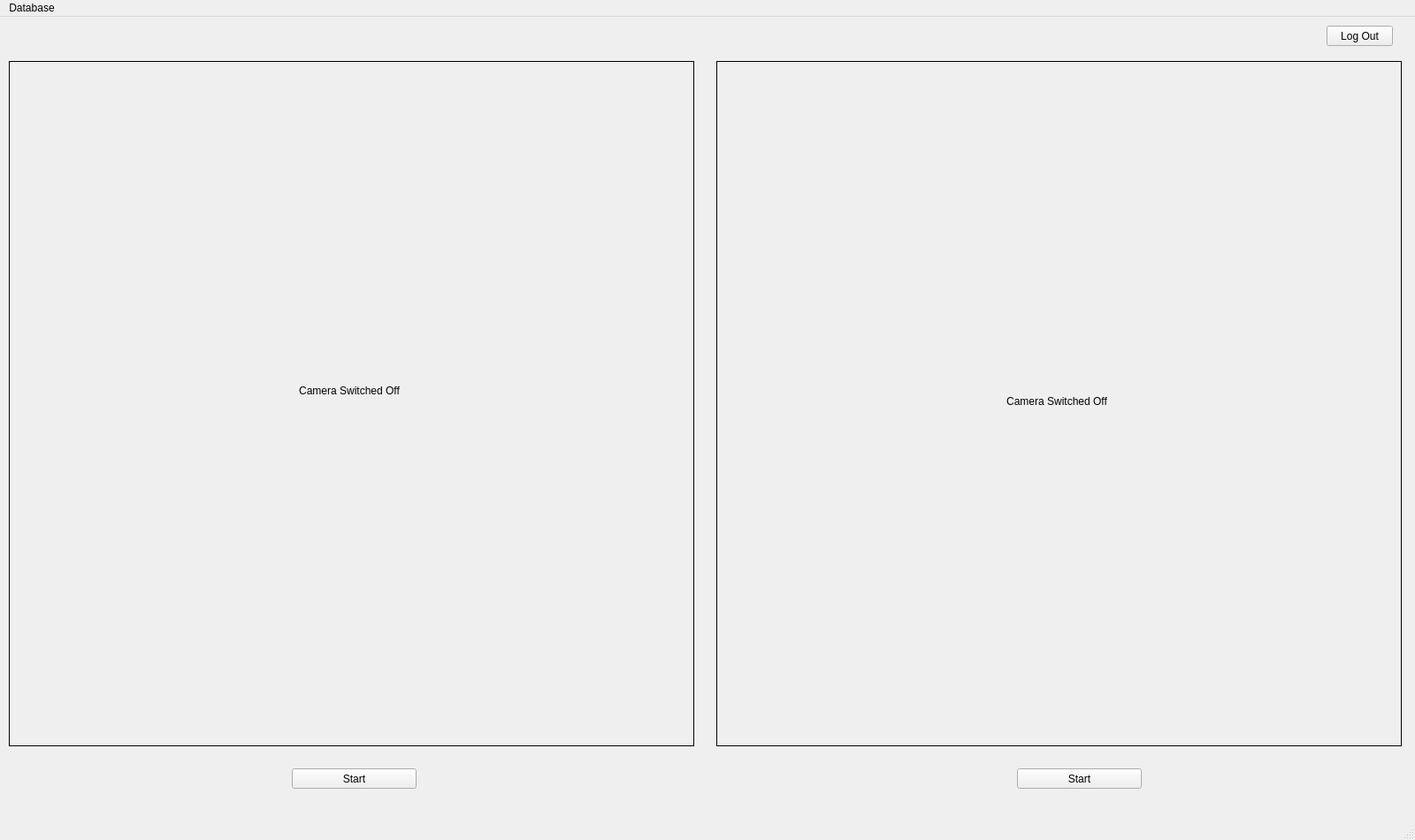
<?xml version="1.0" encoding="UTF-8"?>
<ui version="4.0">
 <class>ControlPanel</class>
 <widget class="QMainWindow" name="ControlPanel">
  <property name="geometry">
   <rect>
    <x>0</x>
    <y>0</y>
    <width>1600</width>
    <height>950</height>
   </rect>
  </property>
  <property name="windowTitle">
   <string>Control Panel</string>
  </property>
  <widget class="QWidget" name="centralwidget">
   <widget class="QPushButton" name="pushButton">
    <property name="geometry">
     <rect>
      <x>330</x>
      <y>850</y>
      <width>141</width>
      <height>23</height>
     </rect>
    </property>
    <property name="text">
     <string>Start</string>
    </property>
   </widget>
   <widget class="QFrame" name="frame">
    <property name="geometry">
     <rect>
      <x>10</x>
      <y>50</y>
      <width>775</width>
      <height>775</height>
     </rect>
    </property>
    <property name="frameShape">
     <enum>QFrame::Box</enum>
    </property>
    <property name="frameShadow">
     <enum>QFrame::Plain</enum>
    </property>
    <property name="lineWidth">
     <number>1</number>
    </property>
    <property name="midLineWidth">
     <number>5</number>
    </property>
    <widget class="QLabel" name="label">
     <property name="geometry">
      <rect>
       <x>10</x>
       <y>10</y>
       <width>750</width>
       <height>725</height>
      </rect>
     </property>
     <property name="text">
      <string>Camera Switched Off</string>
     </property>
     <property name="alignment">
      <set>Qt::AlignCenter</set>
     </property>
    </widget>
   </widget>
   <widget class="QPushButton" name="pushButton_3">
    <property name="geometry">
     <rect>
      <x>1500</x>
      <y>10</y>
      <width>75</width>
      <height>23</height>
     </rect>
    </property>
    <property name="text">
     <string>Log Out</string>
    </property>
   </widget>
   <widget class="QFrame" name="frame_2">
    <property name="geometry">
     <rect>
      <x>810</x>
      <y>50</y>
      <width>775</width>
      <height>775</height>
     </rect>
    </property>
    <property name="frameShape">
     <enum>QFrame::Box</enum>
    </property>
    <property name="frameShadow">
     <enum>QFrame::Plain</enum>
    </property>
    <property name="lineWidth">
     <number>1</number>
    </property>
    <property name="midLineWidth">
     <number>5</number>
    </property>
    <widget class="QLabel" name="label_2">
     <property name="geometry">
      <rect>
       <x>10</x>
       <y>10</y>
       <width>750</width>
       <height>750</height>
      </rect>
     </property>
     <property name="text">
      <string>Camera Switched Off</string>
     </property>
     <property name="alignment">
      <set>Qt::AlignCenter</set>
     </property>
    </widget>
   </widget>
   <widget class="QPushButton" name="pushButton_2">
    <property name="geometry">
     <rect>
      <x>1150</x>
      <y>850</y>
      <width>141</width>
      <height>23</height>
     </rect>
    </property>
    <property name="text">
     <string>Start</string>
    </property>
   </widget>
  </widget>
  <widget class="QStatusBar" name="statusbar"/>
  <widget class="QMenuBar" name="menuBar">
   <property name="geometry">
    <rect>
     <x>0</x>
     <y>0</y>
     <width>1600</width>
     <height>21</height>
    </rect>
   </property>
   <widget class="QMenu" name="menuDatabase">
    <property name="title">
     <string>Database</string>
    </property>
    <widget class="QMenu" name="menuUser">
     <property name="title">
      <string>User</string>
     </property>
     <addaction name="actionAdd_User_2"/>
     <addaction name="actionRemove_User_2"/>
    </widget>
    <addaction name="menuUser"/>
    <addaction name="actionManage_Records"/>
    <addaction name="actionAttendance"/>
    <addaction name="actionView_Database"/>
   </widget>
   <addaction name="menuDatabase"/>
  </widget>
  <action name="actionAdd_User">
   <property name="text">
    <string>Add User</string>
   </property>
  </action>
  <action name="actionRemove_User">
   <property name="text">
    <string>Remove User</string>
   </property>
  </action>
  <action name="actionManage_Records">
   <property name="text">
    <string>Manage Records</string>
   </property>
  </action>
  <action name="actionAdd_User_2">
   <property name="text">
    <string>Add User</string>
   </property>
  </action>
  <action name="actionRemove_User_2">
   <property name="text">
    <string>Remove User</string>
   </property>
  </action>
  <action name="actionAdd_Record">
   <property name="text">
    <string>Add Record</string>
   </property>
  </action>
  <action name="actionRemove_Record">
   <property name="text">
    <string>Remove Record</string>
   </property>
  </action>
  <action name="actionAttendance">
   <property name="text">
    <string>Attendance</string>
   </property>
  </action>
  <action name="actionView_Database">
   <property name="text">
    <string>View Database</string>
   </property>
  </action>
 </widget>
 <resources/>
 <connections/>
</ui>
